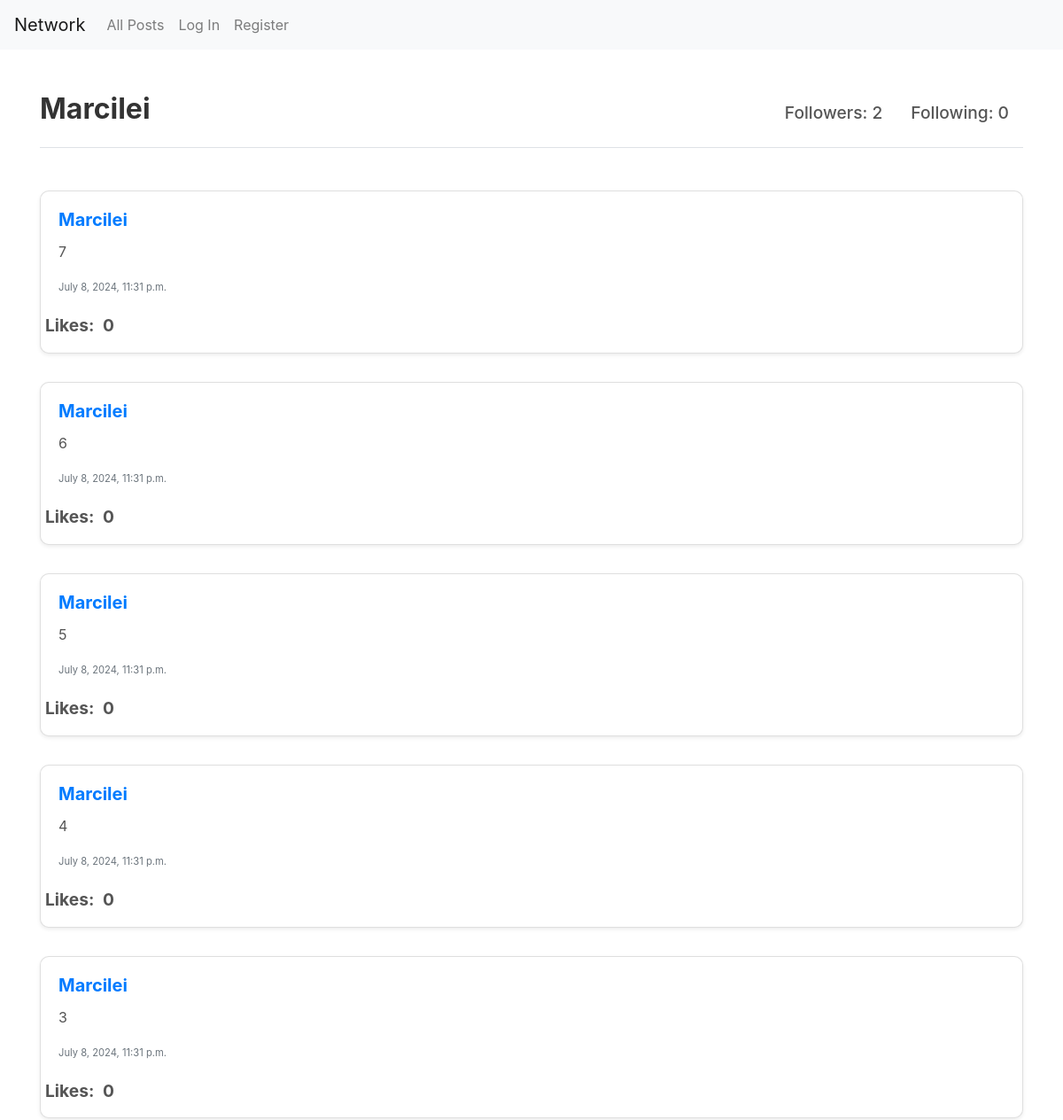
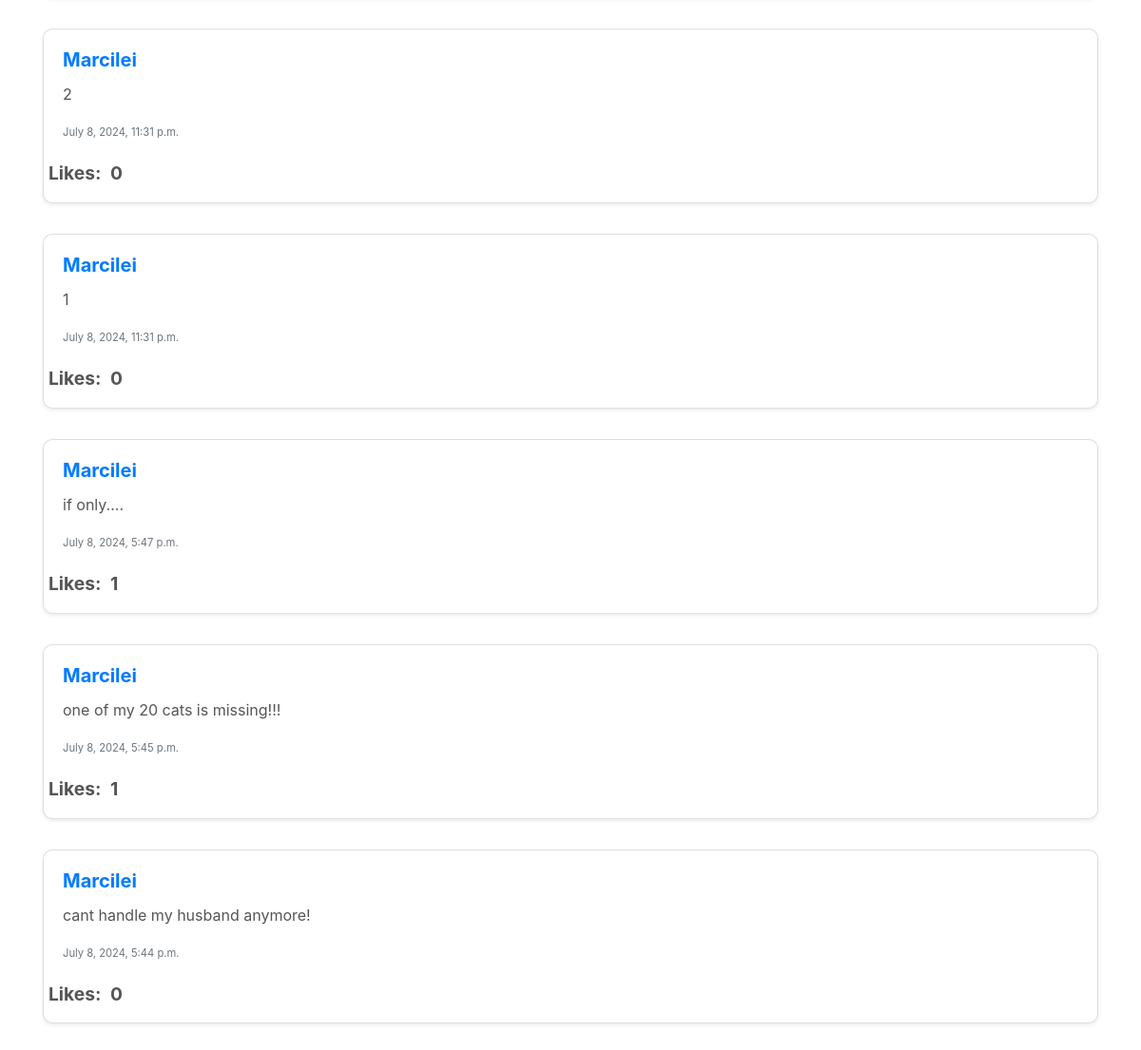
Screenshot of /profile/4 with the database file from the repository (2 pictures, top to bottom).
### network/models.py (models this page shows, shortened)
class User(AbstractUser):
    pass

class Post(models.Model):
    user = models.ForeignKey("User", on_delete=models.CASCADE, related_name="post_user")
    text = models.CharField(max_length=255)
    timestamp = models.DateTimeField(auto_now_add=True)

### network/views.py (the view)
# urls.py: path("profile/<int:id>", views.profile, name="profile"),
def profile(request,id):
    profile_user = User.objects.get(pk=id)
    all_posts = Post.objects.filter(user=profile_user).order_by("id").reverse()
    paginator = Paginator(all_posts,10)
    page_number = request.GET.get('page')
    page_posts = paginator.get_page(page_number)
    following = Follow.objects.filter(following_user = profile_user)
    followers = Follow.objects.filter(followed_user = profile_user)
    try:
        current_user = request.user
        follow = followers.filter(following_user = current_user)
    except:
        follow = None
    likes = Like.objects.all()
    liked_posts = []
    try:
        user = request.user
        for like in likes:
            if like.user == user:
                liked_posts.append(like.post)
    except:
        liked_posts = []
    return render(request,"network/profile.html",{
        "profile_user": profile_user,
        "page_posts": page_posts,
        "following": following,
        "followers": followers,
        "follow": follow,
        "liked_posts": liked_posts,
        "likes": likes
    })

### network/templates/network/profile.html (shortened to what this page needs)
{% extends "network/layout.html" %}
{% block body %}
<div class="container mt-5">
    <div class="profile-header d-flex justify-content-between align-items-center pb-3 border-bottom">
        <div>
            <h1 class="profile-username">{{ profile_user.username }}</h1>
        </div>
        <div class="d-flex">
            <h3 class="mx-3">Followers: {{ followers.count }}</h3>
            <h3 class="mx-3">Following: {{ following.count }}</h3>
        </div>
    </div>
</div>
    <div class="container mt-5">
        <div class="posts-container">
            {% for post in page_posts %}
                <div class="post-card card mb-3 shadow-sm">
                    <div id="post" class="card-body">
                        <h5 class="card-title"><a href="{% url 'profile' id=post.user.id %}">{{ post.user.username }}</a></h5>
                        <div id="text-container-{{ post.id }}">
                            <p class="card-text" id="post-text-{{ post.id }}">{{ post.text }}</p>
                        </div>
                        <p class="card-text text-muted"><small>{{ post.timestamp }}</small></p>
                    </div>
                    {% if user == post.user %}
                        <div class="text-right button-container">
                            <button class="btn btn-primary edit-button" data-post_id="{{ post.id }}">Edit</button>
                        </div>
                        <p class="like-count">Likes: <span class="like-count" id="like-count-{{ post.id }}">{{ post.liked_post.count }}</span></p>
                    {% else %}
                    <p class="like-count">Likes: <span class="like-count" id="like-count-{{ post.id }}">{{ post.liked_post.count }}</span></p>
                    {% endif %}
                </div>
            {% endfor %}
        </div>
        <div class="nav-container">
        </div>
    </div>
{% endblock %}

### network/static/network/styles.css (style rules this page uses)
.posts-container { display: flex; flex-direction: column; gap: 1rem; }
.post-card { border-radius: 10px; transition: transform 0.2s; }
.post-card .card-title { font-weight: bold; color: #333; }
.post-card .card-text { font-size: 1rem; color: #555; }
.post-card .text-muted { font-size: 0.875rem; }
.nav-container { display: flex; justify-content: center; }
.profile-header { border-bottom: 1px solid #ccc; padding-bottom: 1rem; }
.profile-username { font-size: 2rem; font-weight: bold; color: #333; }
.profile-header h3 { font-size: 1.2rem; color: #555; margin: 0 1rem; }
.like-count { display: inline-block; margin-left: 5px; font-size: 1.2rem; color: #555555; margin-left: 5px; font-weight: bold; }

### rows the page displays
User: username "Marcilei"
Post: user.username "Marcilei", text "7", timestamp "July 8, 2024, 11:31 p.m.", liked_post.count "0"
Post: user.username "Marcilei", text "6", timestamp "July 8, 2024, 11:31 p.m.", liked_post.count "0"
Post: user.username "Marcilei", text "5", timestamp "July 8, 2024, 11:31 p.m.", liked_post.count "0"
Post: user.username "Marcilei", text "4", timestamp "July 8, 2024, 11:31 p.m.", liked_post.count "0"
Post: user.username "Marcilei", text "3", timestamp "July 8, 2024, 11:31 p.m.", liked_post.count "0"
Post: user.username "Marcilei", text "2", timestamp "July 8, 2024, 11:31 p.m.", liked_post.count "0"
Post: user.username "Marcilei", text "1", timestamp "July 8, 2024, 11:31 p.m.", liked_post.count "0"
Post: user.username "Marcilei", text "if only....", timestamp "July 8, 2024, 5:47 p.m.", liked_post.count "1"
Post: user.username "Marcilei", text "one of my 20 cats is missing!!!", timestamp "July 8, 2024, 5:45 p.m.", liked_post.count "1"
Post: user.username "Marcilei", text "cant handle my husband anymore!", timestamp "July 8, 2024, 5:44 p.m.", liked_post.count "0"

### other values shown
{{ followers.count }} "2"
{{ following.count }} "0"
